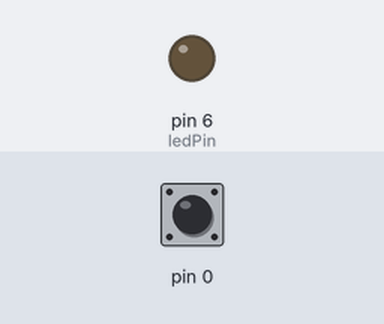
Bench run of a sketch on a simulated Arduino Uno, built with avr-gcc and run on an emulated ATmega328P. Shown: output pins drawn as LEDs (lit = HIGH). The inputs (shaded band) are chosen by the test bench; at power-on: pin 0 HIGH.

Above: at 1.2 s.
1.3 s: pin 0 pulled LOW for 0.15 s
At 2.5 s:
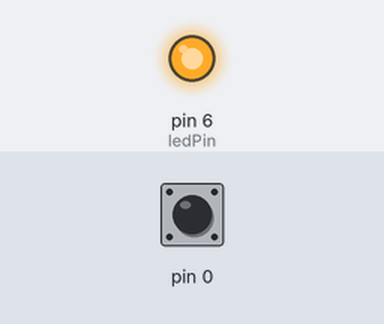
2.9 s: pin 0 pulled LOW for 1 s
At 3.9 s:
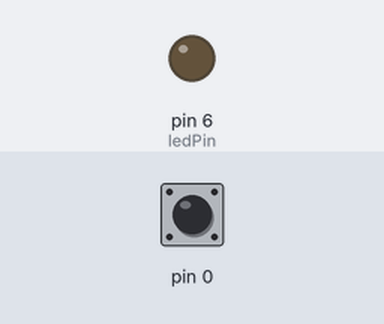
5.4 s: pin 0 pulled LOW for 3.2 s
At 5.8 s:
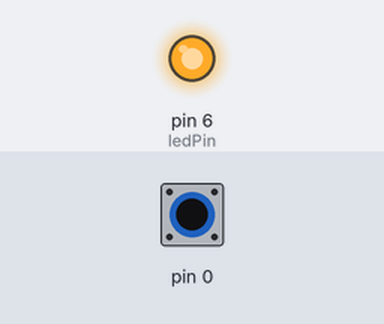
Timing chart, 0 to 8.4 s (numbered marks = the images above; inputs shaded):
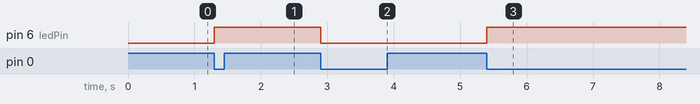

The sketch:

digital-input.ino
```cpp
int ledPin = 6;
boolean ledVal = LOW;

int buttonPin;
boolean buttonVal = HIGH;
boolean prevButtonVal = HIGH;

void setup() {
  pinMode(ledPin, OUTPUT);

  pinMode(buttonPin, INPUT_PULLUP);
}

void loop() {
  prevButtonVal = buttonVal;
  buttonVal = digitalRead(buttonPin);

  if(buttonVal == LOW && prevButtonVal == HIGH) {
    if(ledVal == HIGH) {
      ledVal = LOW;
    } else {
      ledVal = HIGH;
    }
    // The above if-statement can also be accomplished with
    // this line of code:
    // ledVal = !ledVal;
  }

  digitalWrite(ledPin, ledVal);
}
```

Measured:
- after the input at 1.3 s, pin 6 (ledPin): LOW → HIGH at once
- after the input at 2.9 s, pin 6 (ledPin): HIGH → LOW at once
- after the input at 5.4 s, pin 6 (ledPin): LOW → HIGH at once
